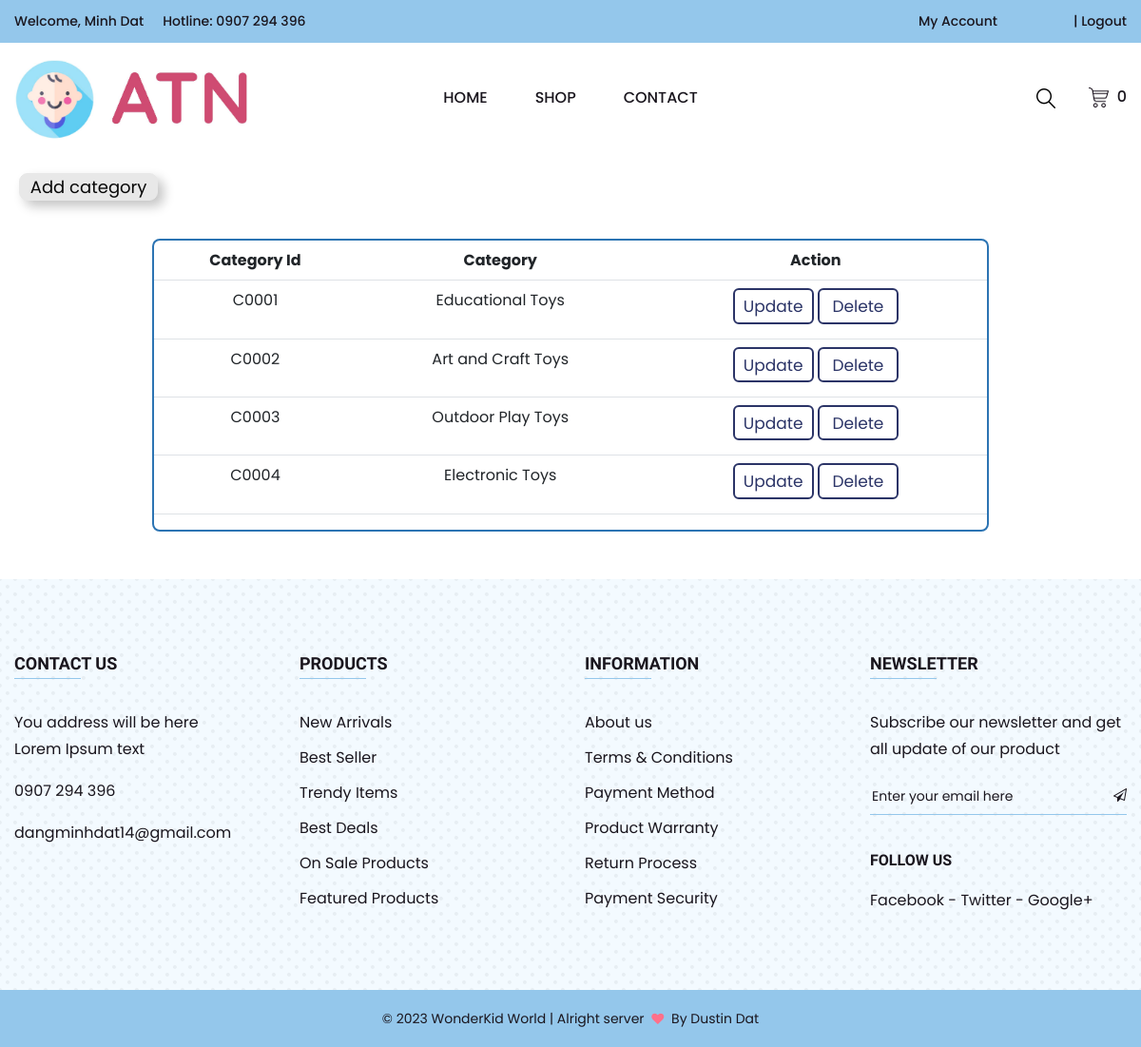
Before: /view_category.php (signed in) with the older database file.
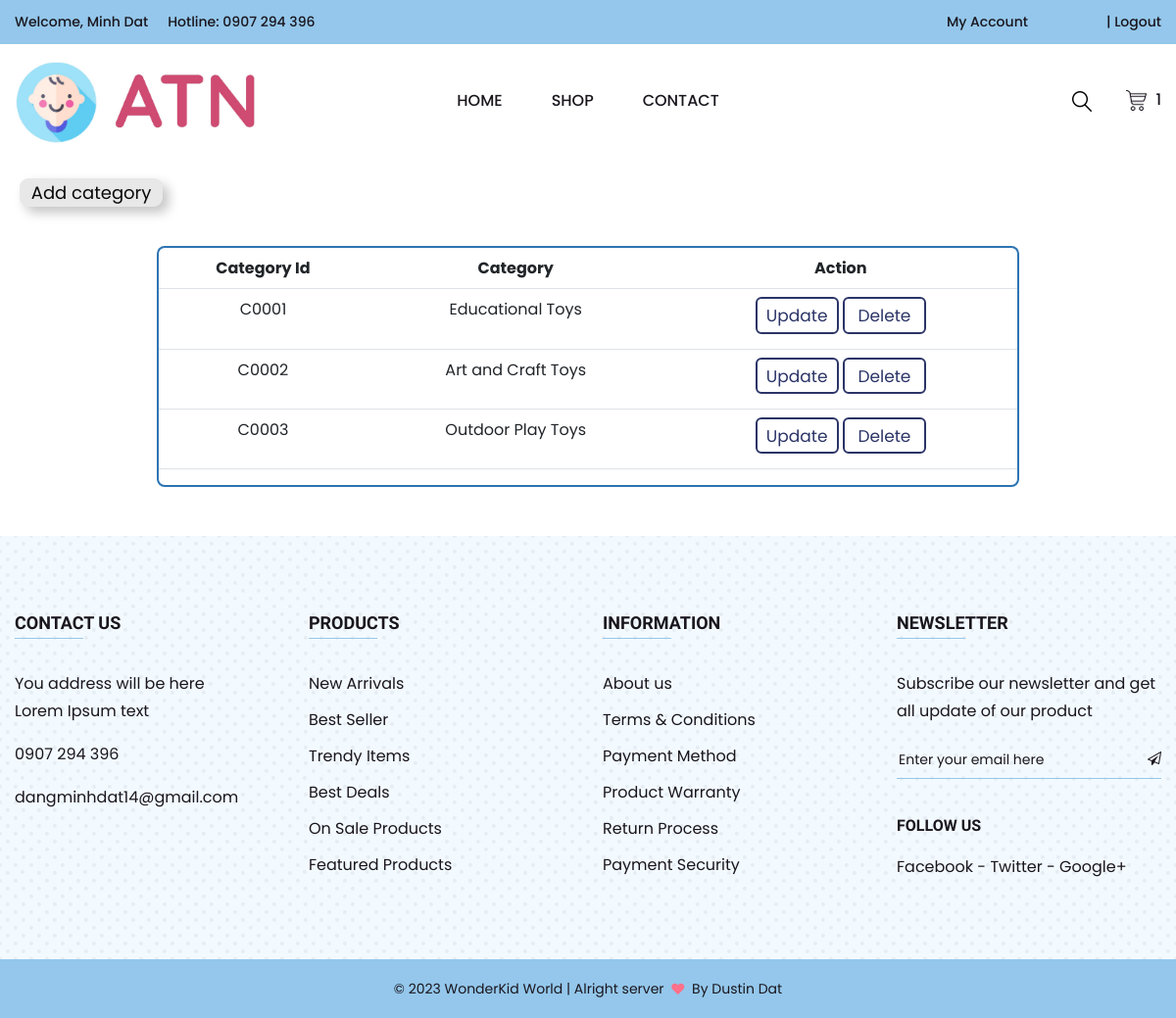
After: the same page with the newer database file.
### tables this page shows
CREATE TABLE `category` (
  `cate_id` varchar(11) NOT NULL,
  `cate_name` varchar(255) NOT NULL
);

### view_category.php (the view, shortened to what the changed rows need)
<?php
    include_once 'header.php';
?>
<link rel="stylesheet" href="./assets/css/category.css">
<div class="table-responsive">
    <table class="table table-hover">
      <thead>
        <tr>
          <th scope="col">Category Id</th>
          <th scope="col">Category</th>
          <th scope="col">Action</th>
        </tr>
      </thead>
      <tbody>
        <?php
            $conn = new Connect();
            $db_link = $conn->connectToMySQL();
            $sql = "SELECT * FROM category ORDER BY `cate_id` ASC";
            $re = $db_link->query($sql);
            while($row = $re->fetch_assoc()):
        ?>
        <tr>
          <td><?=$row['cate_id']?></td>
          <td><?=$row['cate_name']?></td>
          <td>
            <a href="add_category.php?cid=<?=$row['cate_id']?>" class="button3 update">Update</a>
            <a href="delete_category.php?cid=<?=$row['cate_id']?>" class="button3 delete">Delete</a>
        </td>
        </tr>
        <?php
            endwhile;
        ?>
      </tbody>
    </table>
</div>

### header.php (shortened to what the changed rows need)
<html class="no-js" lang="en">
<head>
    <link rel="stylesheet" href="./assets/css/bootstrap.min.css">
    <link rel="stylesheet" href="./assets/css/icon-font.min.css">
    <link rel="stylesheet" href="./assets/css/plugins.css">
    <link rel="stylesheet" href="./assets/css/helper.css">
    <link rel="stylesheet" href="./assets/css/style.css">
    <link rel="stylesheet" href="https://cdn.jsdelivr.net/npm/sweetalert2@11.0.10/dist/sweetalert2.min.css">
</head>
<div class="main-wrapper">
    <div class="header-section section">
        <div class="header-bottom header-bottom-one header-sticky">
            <div class="container-fluid">
                <div class="row menu-center align-items-center justify-content-between">
                    <div class="col order-2 order-lg-3">
                        <div class="header-shop-links">
                            <?php
                            $c = new Connect();
                            $dblink = $c->connectToPDO();
                            if (isset($_SESSION['user_id'])) {
                                $user_id = $_SESSION['user_id'];
                                $sqlSelect = "SELECT * FROM cart c, products p WHERE c.pro_id = p.pro_id AND user_id=?";
                                $stmt1 = $dblink->prepare($sqlSelect);
                                $stmt1->execute([$user_id]);
                            ?>
                            <div class="header-mini-cart">
                                <a href="cart.php"><img src="./assets/images/icons/cart.png" alt="Cart"> <span><?=$stmt1->rowCount()?></span></a>
                            </div>
                            <?php
                            }
                            ?>
                        </div>
                    </div>
                </div>
            </div>
        </div>
    </div>

Changed rows visible on the page:
removed category: cate_id "C0004", cate_name "Electronic Toys"
Other visible differences:
$stmt1->rowCount(): "0" → "1"
